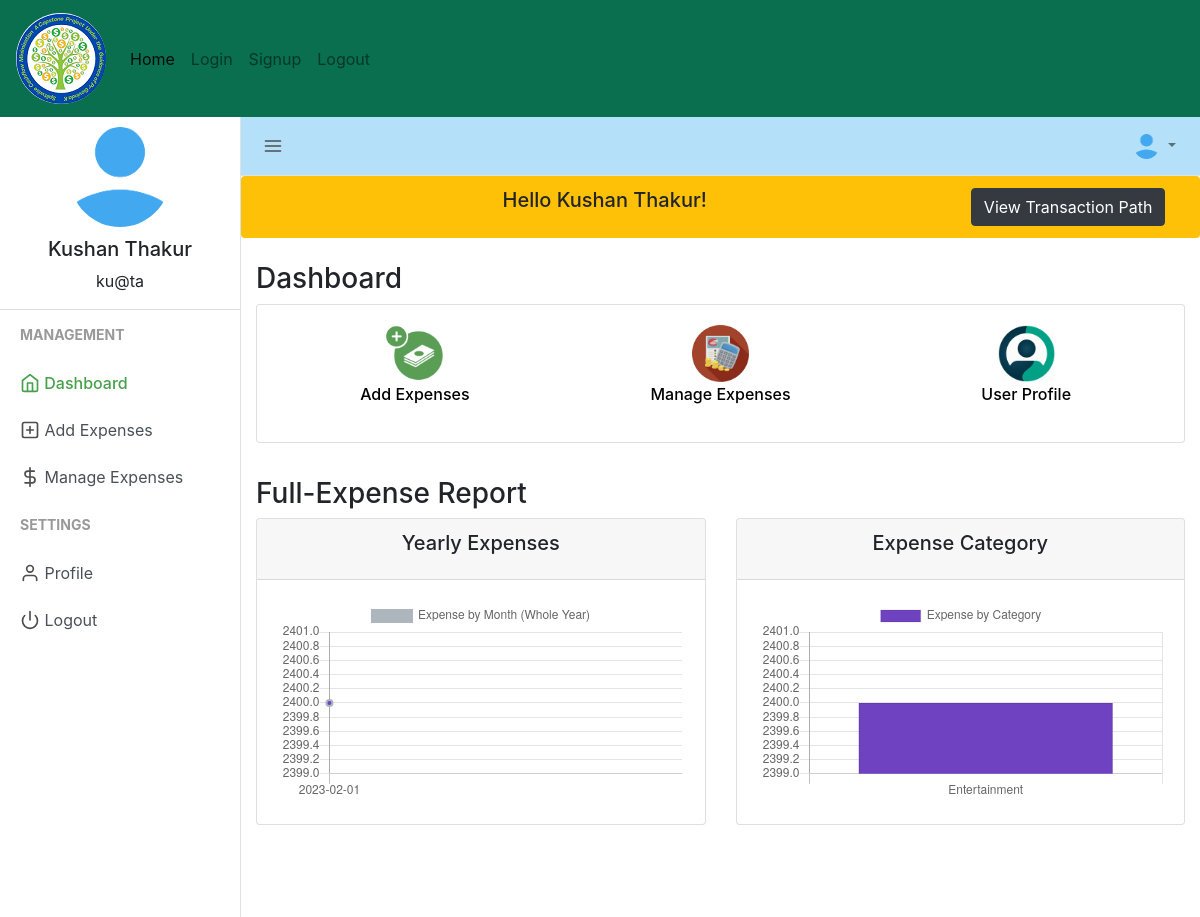
The page /expensemanagement/index.php (signed in) on the database its author committed.
### tables this page shows
CREATE TABLE `users` (
  `user_id` int(11) NOT NULL,
  `firstname` varchar(50) NOT NULL,
  `lastname` varchar(25) NOT NULL,
  `email` varchar(50) NOT NULL,
  `profile_path` varchar(50) NOT NULL DEFAULT 'default_profile.png',
  `password` varchar(50) NOT NULL,
  `trn_date` datetime NOT NULL
);

### expensemanagement/session.php (called while the page is built, shortened)
<?php
include("config.php");
$sess_email = $_SESSION["email"];
$sql = "SELECT user_id, firstname, lastname, email, profile_path FROM users WHERE email = '$sess_email'";
$result = $con->query($sql);
if ($result->num_rows > 0) {
  while($row = $result->fetch_assoc()) {
    $userid=$row["user_id"];
    $username =$row["firstname"]." ".$row["lastname"];
    $useremail=$row["email"];
    $userprofile="uploads/".$row["profile_path"];
  }
} else {
    $userid="GHX1Y2";
    $username ="Jhon Doe";
    $useremail="mailid@domain.com";
    $userprofile="Uploads/default_profile.png";
}
?>

### expensemanagement/index.php (the view, shortened to what this page needs)
<?php
  include("session.php");
  $exp_category_dc = mysqli_query($con, "SELECT expensecategory FROM expenses WHERE user_id = '$userid' GROUP BY expensecategory");
  $exp_amt_dc = mysqli_query($con, "SELECT SUM(expense) FROM expenses WHERE user_id = '$userid' GROUP BY expensecategory");
  $exp_date_line = mysqli_query($con, "SELECT expensedate FROM expenses WHERE user_id = '$userid' GROUP BY expensedate");
  $exp_amt_line = mysqli_query($con, "SELECT SUM(expense) FROM expenses WHERE user_id = '$userid' GROUP BY expensedate");
?>
<!DOCTYPE html>
<html lang="en">
<head>
    <link href="https://cdn.jsdelivr.net/npm/bootstrap@5.1.3/dist/css/bootstrap.min.css" rel="stylesheet">
    <link rel="stylesheet" href="https://cdn.jsdelivr.net/npm/bootstrap@4.3.1/dist/css/bootstrap.min.css">
  <link href="css/bootstrap.min.css" rel="stylesheet">
  <link href="css/style.css" rel="stylesheet">
</head>
<body>
<nav class="navbar navbar-expand-lg navbar-light sticky-top" style="background-color: rgb(10, 111, 79);">
        <a class="navbar-brand" href="../index.php"><img src="../assets/splogo.png" alt="logo" class="rounded-circle"></a>
        <div class="collapse navbar-collapse" id="navbarNavAltMarkup">
            <div class="navbar-nav">
                <a class="nav-item nav-link active" href="../index.php">Home <span class="sr-only">(current)</span></a>
                <a class="nav-item nav-link" href="login.php">Login</a>
                <a class="nav-item nav-link" href="register.php">Signup</a>
                <a class="nav-item nav-link" href="logout.php">Logout</a>
            </div>
        </div>
    </nav>
  <div class="d-flex" id="wrapper">
    <div class="border-right" id="sidebar-wrapper" >
      <div class="user">
        <img class="img img-fluid rounded-circle" src="<?php echo $userprofile ?>" width="120">
        <h5><?php echo $username ?></h5>
        <p><?php echo $useremail ?></p>
      </div>
      <div class="sidebar-heading">Management</div>
      <div class="list-group list-group-flush">
        <a href="index.php" class="list-group-item list-group-item-action sidebar-active"><span data-feather="home"></span> Dashboard</a>
        <a href="add_expense.php" class="list-group-item list-group-item-action "><span data-feather="plus-square"></span> Add Expenses</a>
        <a href="manage_expense.php" class="list-group-item list-group-item-action "><span data-feather="dollar-sign"></span> Manage Expenses</a>
      </div>
      <div class="sidebar-heading">Settings </div>
      <div class="list-group list-group-flush">
        <a href="profile.php" class="list-group-item list-group-item-action "><span data-feather="user"></span> Profile</a>
        <a href="logout.php" class="list-group-item list-group-item-action "><span data-feather="power"></span> Logout</a>
      </div>
    </div>
    <div id="page-content-wrapper">
      <nav class="navbar navbar-expand-lg navbar-light  border-bottom" style="background-color: #B5E0FA">
        <button class="toggler" type="button" id="menu-toggle" aria-expanded="false" style="background-color: #B5E0FA">
          <span data-feather="menu"></span>
        </button>
        <div class="collapse navbar-collapse" id="navbarSupportedContent">
          <ul class="navbar-nav ml-auto mt-2 mt-lg-0">
            <li class="nav-item dropdown">
              <a class="nav-link dropdown-toggle" href="#" id="navbarDropdown" role="button" data-toggle="dropdown" aria-haspopup="true" aria-expanded="false">
                <img class="img img-fluid rounded-circle" src="<?php echo $userprofile ?>" width="25">
              </a>
            </li>
          </ul>
        </div>
      </nav>
      <nav aria-label="breadcrumb " id="bc" class="col-md-12 text-center">
            <ol class="breadcrumb bg-warning row">
            <li class="col-md-9"><h5>Hello <?php echo  $username ?>!</h5></li>
            <li class= "col-md-3"> <a href="../algo/path.php"><button type="button" class="btn btn-dark">View Transaction Path</button></a></li>
            </ol>
      </nav>
      <div class="container-fluid">
        <h3 class="mt-4">Dashboard</h3>
        <div class="row">
          <div class="col-md">
            <div class="card">
              <div class="card-body">
                <div class="row">
                  <div class="col text-center">
                    <a href="add_expense.php"><img src="icon/addex.png" width="57px" />
                      <p>Add Expenses</p>
                    </a>
                  </div>
                  <div class="col text-center">
                    <a href="manage_expense.php"><img src="icon/maex.png" width="57px" />
                      <p>Manage Expenses</p>
                    </a>
                  </div>
                  <div class="col text-center">
                    <a href="profile.php"><img src="icon/prof.png" width="57px" />
                      <p>User Profile</p>
                    </a>
                  </div>
                </div>
              </div>
            </div>
          </div>
        </div>
        <h3 class="mt-4">Full-Expense Report</h3>
        <div class="row">
          <div class="col-md">
            <div class="card">
              <div class="card-header">
                <h5 class="card-title text-center">Yearly Expenses</h5>
              </div>
              <div class="card-body">
                <canvas id="expense_line" height="150"></canvas>
              </div>
            </div>
          </div>
          <div class="col-md">
            <div class="card">
              <div class="card-header">
                <h5 class="card-title text-center">Expense Category</h5>
              </div>
              <div class="card-body">
                <canvas id="expense_category_pie" height="150"></canvas>
              </div>
            </div>
          </div>
        </div>
      </div>
    </div>
  </div>
  <script>
    var ctx = document.getElementById('expense_category_pie').getContext('2d');
    var myChart = new Chart(ctx, {
      type: 'bar',
      data: {
        labels: [<?php while ($a = mysqli_fetch_array($exp_category_dc)) {
                    echo '"' . $a['expensecategory'] . '",';
                  } ?>],
        datasets: [{
          label: 'Expense by Category',
          data: [<?php while ($b = mysqli_fetch_array($exp_amt_dc)) {
                    echo '"' . $b['SUM(expense)'] . '",';
                  } ?>],
          backgroundColor: [
            '#6f42c1',
            '#dc3545',
            '#28a745',
            '#007bff',
            '#ffc107',
            '#20c997',
            '#17a2b8',
            '#fd7e14',
            '#e83e8c',
            '#6610f2'
          ],
          borderWidth: 1
        }]
      }
    });
    var line = document.getElementById('expense_line').getContext('2d');
    var myChart = new Chart(line, {
      type: 'line',
      data: {
        labels: [<?php while ($c = mysqli_fetch_array($exp_date_line)) {
                    echo '"' . $c['expensedate'] . '",';
                  } ?>],
        datasets: [{
          label: 'Expense by Month (Whole Year)',
          data: [<?php while ($d = mysqli_fetch_array($exp_amt_line)) {
                    echo '"' . $d['SUM(expense)'] . '",';
                  } ?>],
          borderColor: [
            '#adb5bd'
          ],
          backgroundColor: [
            '#6f42c1',
            '#dc3545',
            '#28a745',
            '#007bff',
            '#ffc107',
            '#20c997',
            '#17a2b8',
            '#fd7e14',
            '#e83e8c',
            '#6610f2'
          ],
          fill: false,
          borderWidth: 2
        }]
      }
    });
  </script>
</body>
</html>

### expensemanagement/css/style.css (style rules this page uses)
body { background-color: #efefef; }
.feather { width: 20px; height: 20px; stroke: #4d4d4d; stroke-width: 2; stroke-linecap: round; stroke-linejoin: round; fill: none; vertical-align: text-bottom; }
.list-group { background-color: #ffffff; }
.list-group-item { border: none; }
.user { text-align: center; border-bottom: 1px solid #ddd; }
.user img { padding: 10px; }
.toggler { color: #000; background-color: #fff; border: none; outline: none; }
.sidebar-active { color: #47a04b; font-weight: 500; }
.sidebar-active .feather { stroke: #47a04b; font-weight: 500; }
#wrapper { overflow-x: hidden; background-color: #fff; }
#sidebar-wrapper { min-height: 100vh; margin-left: -15rem; -webkit-transition: margin 0.25s ease-out; -moz-transition: margin 0.25s ease-out; -o-transition: margin 0.25s ease-out; transition: margin 0.25s ease-out; }
#sidebar-wrapper .sidebar-heading { padding: 0.875rem 1.25rem; font-size: 14px; font-weight: bold; text-transform: uppercase; color: #999; }
#sidebar-wrapper .list-group { width: 15rem; }
#page-content-wrapper { min-width: 100vw; }
@media (min-width: 768px) { #sidebar-wrapper { margin-left: 0; } }
@media (min-width: 768px) { #page-content-wrapper { min-width: 0; width: 100%; } }
.card { margin-bottom: 10px; }
.container-fluid { margin-right: 20px; }

### expensemanagement/index.php (style rules this page uses)
.card a { color: #000; font-weight: 500; }

### rows shown on the page
users: profile_path (placeholder picture), username "Kushan Thakur", email "ku@ta"

### other values the page prints
chart data {{ $a['expensecategory'] }} Entertainment
chart data {{ $b['SUM(expense)'] }} 2400
chart data {{ $c['expensedate'] }} 2023-02-01
chart data {{ $d['SUM(expense)'] }} 2400
